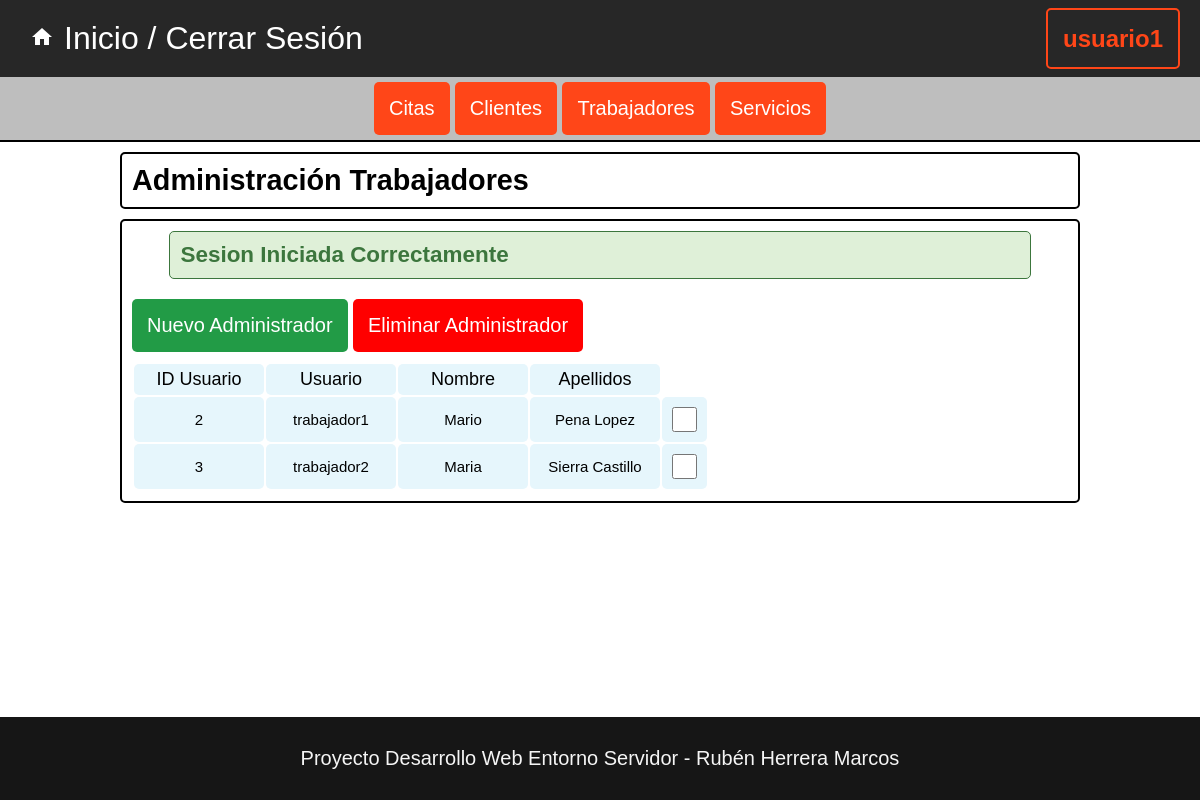
The page /admins/adminTrabajadores.php (signed in) on the database its author committed.
### tables this page shows
CREATE TABLE IF NOT EXISTS `trabajador` (
  `id_trabajador` INT NOT NULL AUTO_INCREMENT,
  `nombre_trabajador` VARCHAR(45) NOT NULL,
  `usuario_trabajador` VARCHAR(45) NOT NULL,
  `pass_trabajador` VARCHAR(45) NOT NULL,
  `apellidos_trabajador` VARCHAR(45) NOT NULL,
  PRIMARY KEY (`id_trabajador`),
  UNIQUE INDEX `id_trabajador_UNIQUE` (`id_trabajador` ASC) ,
  UNIQUE INDEX `usuario_trabajador_UNIQUE` (`usuario_trabajador` ASC) );

### admins/adminTrabajadores.php (the view, shortened to what this page needs)
<!DOCTYPE html>
<html lang="es">
<head>
    <link rel="stylesheet" type="text/css" href="style.css">
</head>
<body>
    <nav>
    	<div class="inicio">
        	<a href="index.php?logout='1'"><span><i class="material-icons">home</i>Inicio / Cerrar Sesión</span></a>
          <div class="perfil">
            <a class="btnPerfil" href="perfilAdmin.php"><?php echo $_SESSION['username']?></a>
        </div>
    	</div>
    </nav>
    <div class="nav2">
      <button class="btn3"><a href="inicioAdmins.php" style="color: white; text-decoration: none;">Citas</a></button>
      <button class="btn3"><a href="adminClientes.php" style="color: white; text-decoration: none;">Clientes</a></button>
      <button class="btn3"><a href="adminTrabajadores.php" style="color: white; text-decoration: none;">Trabajadores</a></button>
      <button class="btn3"><a href="adminServicios.php" style="color: white; text-decoration: none;">Servicios</a></button>
    </div>
    <div class="titlePage">
      <h2>Administración Trabajadores</h2>
      <form method="post" action="adminTrabajadores.php" class="formPerfil2">
        <?php if (isset($_SESSION['success'])) : ?>
          <div class="error success" >
      	    <h3>
              <?php
          	    echo $_SESSION['success'];
              ?>
      	    </h3>
          </div>
        <?php endif ?>
        <div class="input-group">
          <button class="btn2"><a href="register.php" style="color: white; text-decoration: none;">Nuevo Administrador</a></button>
          <button type="submit" class="btn4" name="del_tra_Admin" onclick="el()">Eliminar Administrador</button>
        </div>
        <table>
          <tbody>
            <tr><td>ID Usuario</td><td>Usuario</td><td>Nombre</td><td>Apellidos</td></tr>
            <?php
            $queryTrabajador = "SELECT * FROM trabajador";
            $resultsTrabajador = mysqli_query($_SESSION['db'],$queryTrabajador);
            while($datosTrabajador = mysqli_fetch_array($resultsTrabajador)){
              if($datosTrabajador[0]!=1){
              echo '<tr><td><input type="text" name="idTrabajador['.$datosTrabajador[0].']" value="'.$datosTrabajador[0].'" disabled>
              </td><td><input type="text" name="usernameTrabajador['.$datosTrabajador[0].']" value="'.$datosTrabajador[2].'" disabled>
              </td><td><input type="text" name="nombreTrabajador['.$datosTrabajador[0].']" value="'.$datosTrabajador[1].'" disabled>
              </td><td><input type="text" name="apellidosTrabajador['.$datosTrabajador[0].']" value="'.$datosTrabajador[4].'" disabled>
              <td align=center> <input type=checkbox id="check" name="borra['.$datosTrabajador[0].']" value="Si"></td></tr>';
              }
            }
              ?>
          </tbody>
        </table>
      </form>
    </div>
    <footer>
        <p>Proyecto Desarrollo Web Entorno Servidor - Rubén Herrera Marcos</p>
    </footer>
</body>
</html>

### admins/style.css (style rules this page uses)
* { margin: 0px; padding: 0px; box-sizing: border-box; }
body { font-size: 120%; font-family: Arial, Helvetica, sans-serif; }
nav { background-color: rgb(39, 39, 39); width: 100%; position: sticky; top: 0px; padding: 10px; z-index: 2; }
.inicio { position: relative; left: 10px; padding: 10px; }
.inicio i { padding-right: 10px; }
.inicio a { color: white; font-size: 32px; }
.perfil { position: absolute; right: 20px; top: 15px; }
.perfil .btnPerfil { background-color: rgb(39, 39, 39); border: solid 2px rgb(255, 70, 24); border-radius: 5px; color: rgb(255, 70, 24); padding: 15px; font-size: 24px; font-weight: bold; }
a { text-decoration: none; }
.nav2 { width: 100%; padding: 5px; background-color: rgb(190, 190, 190); border-bottom: 2px solid black; text-align: center; }
.btn2 { padding: 15px; font-size: 20px; color: white; background: rgb(34, 155, 70); border: none; border-radius: 5px; }
.btn3 { padding: 15px; font-size: 20px; color: white; background: rgb(255, 70, 24); border: none; border-radius: 5px; }
.btn4 { padding: 15px; font-size: 20px; color: white; background: red; border: none; border-radius: 5px; }
form, .content { width: 30%; margin: 0px auto; padding: 20px; border: 2px solid #B0C4DE; background: white; border-radius: 0px 0px 10px 10px; }
.input-group { margin: 10px 0px 10px 0px; }
.error { width: 92%; margin: 0px auto; padding: 10px; border: 1px solid #a94442; color: #a94442; background: #f2dede; border-radius: 5px; text-align: left; }
.success { color: #3c763d; background: #dff0d8; border: 1px solid #3c763d; margin-bottom: 20px; }
.titlePage { margin: 10px 10% 10px 10%; }
.titlePage h2 { padding: 10px; border: black solid 2px; border-radius: 5px; }
tr { border-radius: 5px; background-color: rgb(230, 246, 252); }
td { padding: 10px 10px 10px 10px; font-size: 20px; text-align: center; border-radius: 5px; }
.formPerfil2 { margin: 10px 0px 20px; padding: 10px; border: black solid 2px; border-radius: 5px; width: 100%; overflow: scroll; max-height: 480px; }
.formPerfil2 td { padding: 5px 5px 5px 5px; font-size: 18px; text-align: center; border-radius: 5px; }
.formPerfil2 input { border: none; background-color: rgb(230, 246, 252); padding: 5px; text-align: center; font-size: 15px; width: 120px; color: black; }
#check { margin: 5px; cursor: pointer; height: 25px; width: 25px; }
footer { background-color: rgb(22, 22, 22); padding: 30px; text-align: center; width: 100%; position: fixed; bottom: 0px; }
footer p { font-size: 20px; color: whitesmoke; }

### rows shown on the page
trabajador: id_trabajador "2", usuario_trabajador "trabajador1", nombre_trabajador "Mario", apellidos_trabajador "Pena Lopez"
trabajador: id_trabajador "3", usuario_trabajador "trabajador2", nombre_trabajador "Maria", apellidos_trabajador "Sierra Castillo"

### other values the page prints
$_SESSION['username'] "usuario1"
$_SESSION['success'] "Sesion Iniciada Correctamente"
